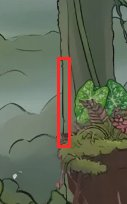
#> input picture reference/polish-report/clean-sweep/line_vertical_dark_line_canvas_blobField_drawSoil_.jpg, 127 x 204 px
$ python haze.py ../../../reference/polish-report/clean-sweep/line_vertical_dark_line_canvas_blobField_drawSoil_.jpg ../../../reference/polish-report/clean-sweep/fringe_light_halo_light_halo_on_queen_anim_webp-proof.jpg ../../../reference/polish-report/clean-sweep/fringe_light_halo_light_halo_on_queen_anim_webp-proof.jpg 1.0 1.0
#> lines starting #> are read from the running program, lines starting #| are printed output that depends on the picture
"""Grade a cut middle or near strip into the light of the far strip it plays in front of (hf-backdrops, 2026-10-31): each colour
channel's mean and spread moved toward the far strip's lower half (where the distance meets the middle strip), then a little of the
far's haze mixed in (more for a middle strip, which stands further back). Alpha untouched.
    python3 -I tools/art/hfbackdrops/haze.py <strip.webp> <far.webp> <out.webp> [haze 0.18] [match 0.6]
"""
import sys
import numpy as np
from PIL import Image

src, far, out = sys.argv[1:4]
haze = float(sys.argv[4]) if len(sys.argv) > 4 else 0.18
match = float(sys.argv[5]) if len(sys.argv) > 5 else 0.6
a = np.asarray(Image.open(src).convert('RGBA')).astype(np.float32)
f = np.asarray(Image.open(far).convert('RGB')).astype(np.float32)
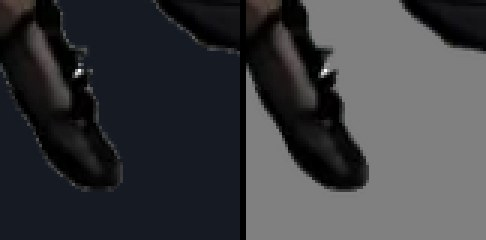
#> input picture reference/polish-report/clean-sweep/fringe_light_halo_light_halo_on_queen_anim_webp-proof.jpg, 486 x 240 px
f = f[f.shape[0] // 2:].reshape(-1, 3)
m = a[..., 3] > 200
#> m: shape (204, 127) bool; every value is 1
px = a[..., :3][m]
mu, sd = px.mean(0), px.std(0) + 1e-3
#> mu = [97.99, 103.8, 85.71]; sd = [30.41, 30.11, 30.22]
fmu, fsd = f.mean(0), f.std(0) + 1e-3
#> fmu = [64.96, 66.6, 70.33]; fsd = [53.32, 52.03, 49.25]
# (the strip keeps its own contrast more than the far's: it is nearer)
tmu = mu + (fmu * 0.85 - mu) * match
#> tmu = [55.21, 56.61, 59.78]
tsd = sd + (np.maximum(fsd, sd * 0.8) - sd) * match * 0.5
#> tsd = [41.87, 41.07, 39.74]
rgb = (a[..., :3] - mu) / sd * tsd + tmu
rgb = rgb * (1 - haze) + fmu * haze
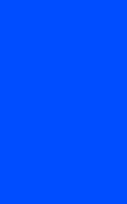
#> rgb: shape (204, 127, 3) float32; mean R, G, B 65, 66.6, 70.3; drawn with min black and max white
a[..., :3] = rgb.clip(0, 255)
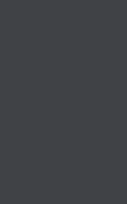
#> a: shape (204, 127, 4) float32; mean R, G, B, A 65, 66.6, 70.3, 255
Image.fromarray(a.astype(np.uint8), 'RGBA').save(out, quality=90, method=6)
print(out, 'mean', mu.round(), '->', a[..., :3][m].mean(0).round(), 'far', fmu.round())
#| ../../../reference/polish-report/clean-sweep/fringe_light_halo_light_halo_on_queen_anim_webp-proof.jpg mean [ 98. 104.  86.] -> [65. 67. 70.] far [65. 67. 70.]
